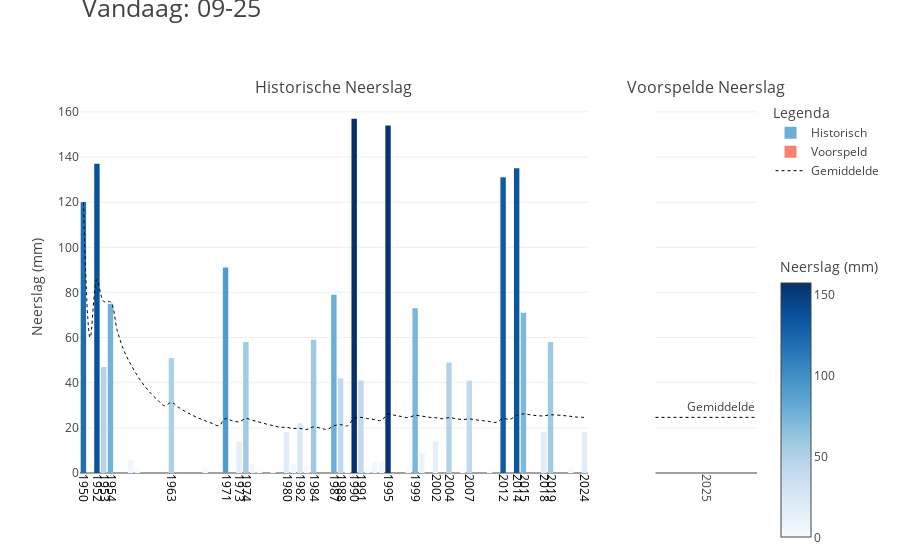

Write notebook code for a chart like this one.
### Code cell
import plotly.express as px
import plotly.graph_objects as go
from plotly.subplots import make_subplots


# Historical bars
fig = make_subplots(rows=1, cols=2,
shared_xaxes=True, 
shared_yaxes=True, 
column_widths=[1, 0.2],
subplot_titles=("Historische Neerslag", "Voorspelde Neerslag")
)

fig.add_trace(
    go.Bar(
        x=historical_rain_today["Year"],
        y=historical_rain_today["Neerslag"],
        name="Historisch",
        marker=dict(
            color=historical_rain_today["Neerslag"],  
            colorscale=px.colors.sequential.Blues,
            colorbar=dict(title="Neerslag"),
            showscale=True
        )
    ), row=1, col=1
)

# Predicted rainfall (salmon bar)
fig.add_trace(
    go.Bar(
        x=df_expected_rain["Jaar"],
        y=df_expected_rain["Expected_Rain"],
        name="Voorspeld",
        marker=dict(
            color="salmon"
        ),
        showlegend=True
    ), row=1, col=2
)

#trend line rainfall
fig.add_trace(    
    go.Scatter(
        x=historical_rain_today["Year"],
        y=historical_rain_today["Neerslag"].expanding().mean(),
        mode="lines",
        name="Gemiddelde",
        line=dict(color="black", width=1, dash = "dot", shape="spline")
    )
)

fig.add_hline(
    y = historical_rain_today["Neerslag"].mean(),
    line=dict(color="black", width=1, dash = "dot"),
    annotation_text = "Gemiddelde",
    annotation_position = "top right",
    row=1, col=2
)
# Highlight tick label for the current year
fig.update_layout(
    xaxis=dict(
        tickangle=90,   
        tickfont=dict(color="black"),  # default color
    ),
    yaxis_title="Neerslag (mm)",
    legend_title="Legenda",
   
)

fig.add_annotation(
    x=0.00,                   # x-position (can be axis value or fraction with xref)
    y=1.3,    
    xref = "paper",
    yref = "paper",               # y-position (can be axis value or fraction with yref)
    text="Vandaag: " + vandaag_mmdd, # Text to display
    showarrow=False,         # Show arrow pointing to the point
    font=dict(size=25)       # Font size
)
# Make the tick label for the prediction year red
fig.update_xaxes(
    tickvals=historical_rain_today.loc[
        historical_rain_today["Neerslag"] > 10, "Year"
    ].unique().tolist() + [df_expected_rain["Jaar"].iloc[0]],
    ticktext=historical_rain_today.loc[
        historical_rain_today["Neerslag"] > 10, "Year"
    ].astype(str).tolist(),
    tickangle=90  # optional: rotate for readability
)


#moving legend outside plot area
fig.update_traces(
    selector=dict(name="Historisch"),
    marker_color=historical_rain_today["Neerslag"],  # numeric
    marker_colorscale=px.colors.sequential.Blues,
    marker_colorbar=dict(
        title="Neerslag (mm)",
        x=1.02,          # horizontal position (right of plot)
        y=0.2,          # vertical position (center)
        len=0.8,        # length of the colorbar
    )
)

fig.show()

### Figure 1 — Plotly figure (JSON) as saved in the notebook; plotly's stock layout.template omitted (floating-point values rounded to 4 significant figures)
{"data": [{"marker": {"color": [120, 0, 137, 47, 75, 0, 0, 6, 2, 0, 0, 0, 0, 51, 0, 0, 0, 0, 2, 0, 0, 91, 0, 14, 58, 4, 1, 0, 1, 0, 18, 4, 22, 3, 59, 0, 0, 79, 42, 1, 157, 41, 2, 5, 5, 154, 0, 0, 2, 73, 9, 0, 14, 0, 49, 0, 1, 41, 0, 0, 1, 0, 131, 0, 135, 71, 0, 0, 18, 58, 0, 2, 0, 18], "colorbar": {"len": 0.8, "title": {"text": "Neerslag (mm)"}, "x": 1.02, "y": 0.2}, "colorscale": [[0, "rgb(247,251,255)"], [0.125, "rgb(222,235,247)"], [0.25, "rgb(198,219,239)"], [0.375, "rgb(158,202,225)"], [0.5, "rgb(107,174,214)"], [0.625, "rgb(66,146,198)"], [0.75, "rgb(33,113,181)"], [0.875, "rgb(8,81,156)"], [1, "rgb(8,48,107)"]], "showscale": true}, "name": "Historisch", "type": "bar", "x": [1950, 1951, 1952, 1953, 1954, 1955, 1956, 1957, 1958, 1959, 1960, 1961, 1962, 1963, 1964, 1965, 1966, 1967, 1968, 1969, 1970, 1971, 1972, 1973, 1974, 1975, 1976, 1977, 1978, 1979, 1980, 1981, 1982, 1983, 1984, 1985, 1986, 1987, 1988, 1989, 1990, 1991, 1992, 1993, 1994, 1995, 1996, 1997, 1998, 1999, 2000, 2001, 2002, 2003, 2004, 2005, 2006, 2007, 2008, 2009, 2010, 2011, 2012, 2013, 2014, 2015, 2016, 2017, 2018, 2019, 2021, 2022, 2023, 2024], "xaxis": "x", "y": [120, 0, 137, 47, 75, 0, 0, 6, 2, 0, 0, 0, 0, 51, 0, 0, 0, 0, 2, 0, 0, 91, 0, 14, 58, 4, 1, 0, 1, 0, 18, 4, 22, 3, 59, 0, 0, 79, 42, 1, 157, 41, 2, 5, 5, 154, 0, 0, 2, 73, 9, 0, 14, 0, 49, 0, 1, 41, 0, 0, 1, 0, 131, 0, 135, 71, 0, 0, 18, 58, 0, 2, 0, 18], "yaxis": "y"}, {"marker": {"color": "salmon"}, "name": "Voorspeld", "showlegend": true, "type": "bar", "x": [2025], "xaxis": "x2", "y": [0], "yaxis": "y2"}, {"line": {"color": "black", "dash": "dot", "shape": "spline", "width": 1}, "mode": "lines", "name": "Gemiddelde", "type": "scatter", "x": [1950, 1951, 1952, 1953, 1954, 1955, 1956, 1957, 1958, 1959, 1960, 1961, 1962, 1963, 1964, 1965, 1966, 1967, 1968, 1969, 1970, 1971, 1972, 1973, 1974, 1975, 1976, 1977, 1978, 1979, 1980, 1981, 1982, 1983, 1984, 1985, 1986, 1987, 1988, 1989, 1990, 1991, 1992, 1993, 1994, 1995, 1996, 1997, 1998, 1999, 2000, 2001, 2002, 2003, 2004, 2005, 2006, 2007, 2008, 2009, 2010, 2011, 2012, 2013, 2014, 2015, 2016, 2017, 2018, 2019, 2021, 2022, 2023, 2024], "y": [120, 60, 85.67, 76, 75.8, 63.17, 54.14, 48.12, 43, 38.7, 35.18, 32.25, 29.77, 31.29, 29.2, 27.38, 25.76, 24.33, 23.16, 22, 20.95, 24.14, 23.09, 22.71, 24.12, 23.35, 22.52, 21.71, 21, 20.3, 20.23, 19.72, 19.79, 19.29, 20.43, 19.86, 19.32, 20.89, 21.44, 20.93, 24.24, 24.64, 24.12, 23.68, 23.27, 26.11, 25.55, 25.02, 24.55, 25.52, 25.2, 24.71, 24.51, 24.06, 24.51, 24.07, 23.67, 23.97, 23.56, 23.17, 22.8, 22.44, 24.16, 23.78, 25.49, 26.18, 25.79, 25.41, 25.3, 25.77, 25.41, 25.08, 24.74, 24.65]}], "layout": {"annotations": [{"font": {"size": 16}, "showarrow": false, "text": "Historische Neerslag", "x": 0.375, "xanchor": "center", "xref": "paper", "y": 1, "yanchor": "bottom", "yref": "paper"}, {"font": {"size": 16}, "showarrow": false, "text": "Voorspelde Neerslag", "x": 0.925, "xanchor": "center", "xref": "paper", "y": 1, "yanchor": "bottom", "yref": "paper"}, {"showarrow": false, "text": "Gemiddelde", "x": 1, "xanchor": "right", "xref": "x2 domain", "y": 24.65, "yanchor": "bottom", "yref": "y2"}, {"font": {"size": 25}, "showarrow": false, "text": "Vandaag: 09-25", "x": 0, "xref": "paper", "y": 1.3, "yref": "paper"}], "legend": {"title": {"text": "Legenda"}}, "shapes": [{"line": {"color": "black", "dash": "dot", "width": 1}, "type": "line", "x0": 0, "x1": 1, "xref": "x2 domain", "y0": 24.65, "y1": 24.65, "yref": "y2"}], "xaxis": {"anchor": "y", "domain": [0, 0.75], "tickangle": 90, "tickfont": {"color": "black"}, "ticktext": ["1950", "1952", "1953", "1954", "1963", "1971", "1973", "1974", "1980", "1982", "1984", "1987", "1988", "1990", "1991", "1995", "1999", "2002", "2004", "2007", "2012", "2014", "2015", "2018", "2019", "2024"], "tickvals": [1950, 1952, 1953, 1954, 1963, 1971, 1973, 1974, 1980, 1982, 1984, 1987, 1988, 1990, 1991, 1995, 1999, 2002, 2004, 2007, 2012, 2014, 2015, 2018, 2019, 2024, 2025]}, "xaxis2": {"anchor": "y2", "domain": [0.85, 1], "tickangle": 90, "ticktext": ["1950", "1952", "1953", "1954", "1963", "1971", "1973", "1974", "1980", "1982", "1984", "1987", "1988", "1990", "1991", "1995", "1999", "2002", "2004", "2007", "2012", "2014", "2015", "2018", "2019", "2024"], "tickvals": [1950, 1952, 1953, 1954, 1963, 1971, 1973, 1974, 1980, 1982, 1984, 1987, 1988, 1990, 1991, 1995, 1999, 2002, 2004, 2007, 2012, 2014, 2015, 2018, 2019, 2024, 2025]}, "yaxis": {"anchor": "x", "domain": [0, 1], "title": {"text": "Neerslag (mm)"}}, "yaxis2": {"anchor": "x2", "domain": [0, 1], "matches": "y", "showticklabels": false}}}
